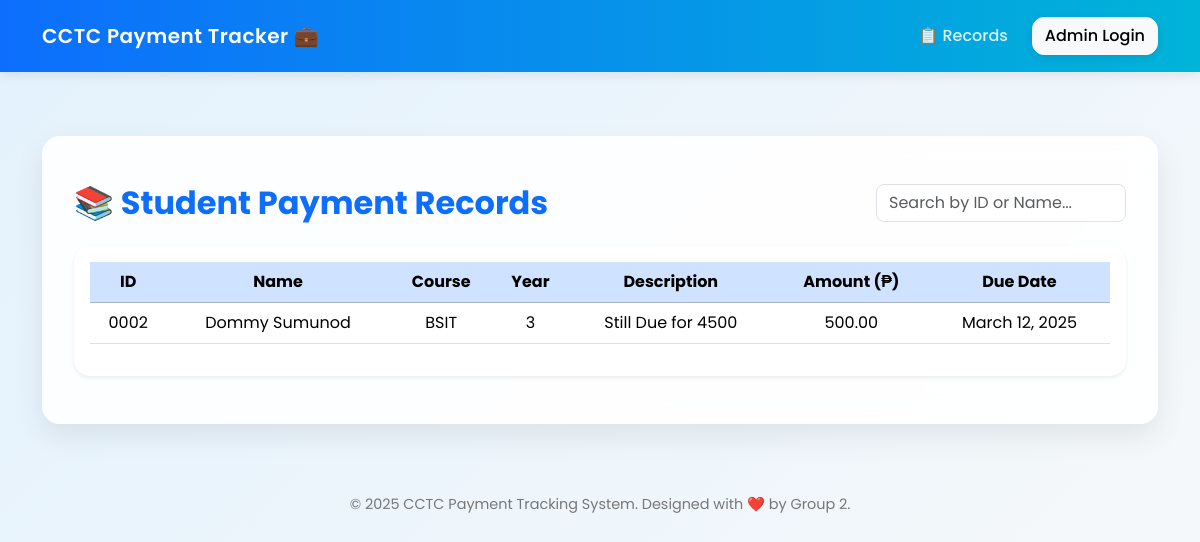
The page /records/ on the database as committed earlier.
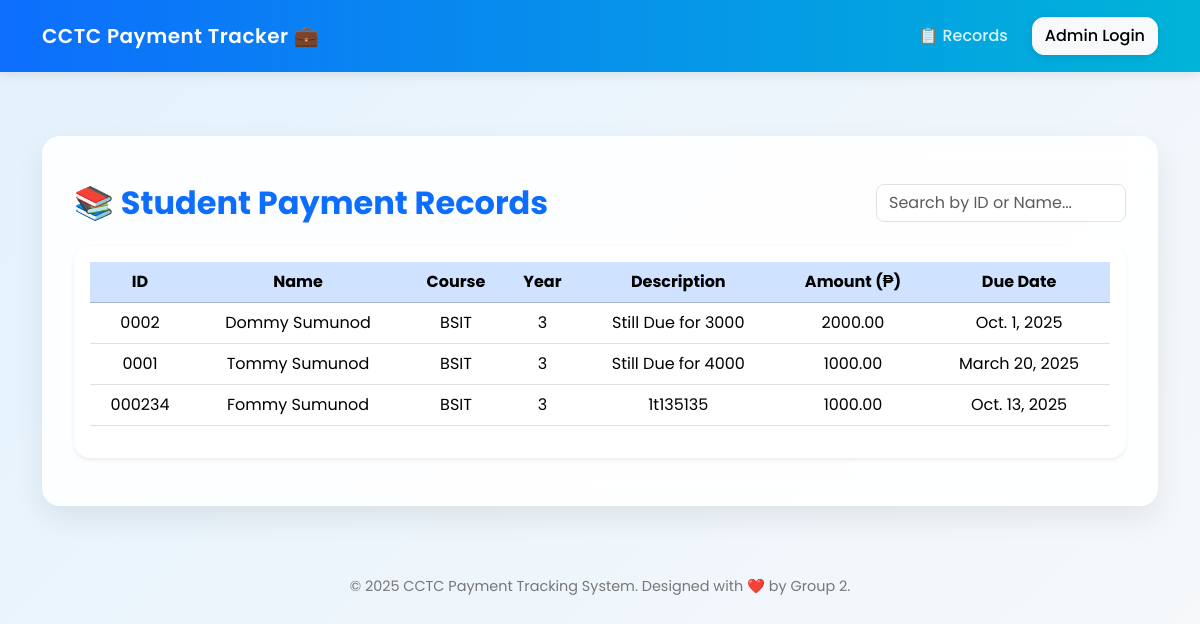
The same page on the database as committed later.
### CCTCAccountingSystem/models.py (models this page shows, shortened)
class Bill(models.Model):
    student = models.ForeignKey(Student, on_delete=models.CASCADE)
    description = models.TextField()
    amount = models.DecimalField(max_digits=10, decimal_places=2)
    due_date = models.DateField()

class Student(models.Model):
    student_id = models.TextField(unique=True)
    full_name = models.TextField()
    course = models.TextField()
    year_level = models.TextField()

### CCTCAccountingSystem/views.py (the view)
# urls.py: path('records/', views.records, name='records'),
def records(request):
    bills = Bill.objects.select_related('student').all()
    students = Student.objects.all()
    return render(request, 'invApp/records.html', {
        'bills': bills,
        'students': students
    })

### CCTCAccountingSystem/templates/invApp/records.html (shortened to what this page needs)
{% extends "invApp/home.html" %}
{% block content %}
<div class="d-flex flex-wrap justify-content-between align-items-center mb-4 gap-3">
  <h2 class="fw-bold text-primary m-0">📚 Student Payment Records</h2>
  <div class="d-flex align-items-center gap-2">
    <input type="text" id="searchInput" class="form-control" placeholder="Search by ID or Name..." style="max-width: 250px; border-radius: 8px;">
  </div>
</div>
<div class="table-responsive shadow-sm rounded-4 bg-white p-3">
  <table class="table table-hover align-middle" id="recordsTable">
    <thead class="table-primary text-center">
      <tr>
        <th>ID</th>
        <th>Name</th>
        <th>Course</th>
        <th>Year</th>
        <th>Description</th>
        <th>Amount (₱)</th>
        <th>Due Date</th>
      </tr>
    </thead>
    <tbody>
      {% for bill in bills %}
      <tr class="text-center">
        <td>{{ bill.student.student_id }}</td>
        <td>{{ bill.student.full_name }}</td>
        <td>{{ bill.student.course }}</td>
        <td>{{ bill.student.year_level }}</td>
        <td>{{ bill.description }}</td>
        <td>{{ bill.amount }}</td>
        <td>{{ bill.due_date }}</td>
      </tr>
      {% empty %}
      <tr>
        <td colspan="8" class="text-center text-muted py-4">No records found.</td>
      </tr>
      {% endfor %}
    </tbody>
  </table>
</div>
{% endblock %}

### CCTCAccountingSystem/templates/invApp/home.html (shortened to what this page needs)
{% load static %}
<!DOCTYPE html>
<html lang="en">
<head>
  <link href="https://cdn.jsdelivr.net/npm/bootstrap@5.3.3/dist/css/bootstrap.min.css" rel="stylesheet">
</head>
<body>
  <nav class="navbar navbar-expand-lg navbar-dark py-3">
    <div class="container">
      <a class="navbar-brand" href="/">CCTC Payment Tracker 💼</a>
      <div class="collapse navbar-collapse" id="navbarNav">
        <ul class="navbar-nav ms-auto align-items-center">
          <li class="nav-item"><a class="nav-link" href="{% url 'records' %}">📋 Records</a></li>
          {% if request.user.is_authenticated %}
          <li class="nav-item">
            <form method="get" action="{% url 'admin_logout' %}" style="display:inline;">
              <button type="submit" class="btn btn-light btn-modern ms-3">Logout</button>
            </form>
          </li>
          {% else %}
          <li class="nav-item">
            <a href="{% url 'admin_login' %}" class="btn btn-light btn-modern ms-3">Admin Login</a>
          </li>
          {% endif %}
        </ul>
      </div>
    </div>
  </nav>
  <div class="container">
    <div class="content-wrapper">
      {% block content %}{% endblock %}
    </div>
  </div>
  <footer>
    <p>© 2025 CCTC Payment Tracking System. Designed with ❤️ by Group 2.</p>
  </footer>
</body>
</html>

### CCTCAccountingSystem/templates/invApp/home.html (style rules this page uses)
* { font-family: "Poppins", sans-serif; transition: all 0.3s ease; }
body { background: linear-gradient(135deg, #e3f2fd, #f8f9fa); min-height: 100vh; color: #333; }
.navbar { background: linear-gradient(90deg, #0d6efd, #00b4d8); box-shadow: 0 2px 12px rgba(0,0,0,0.1); }
.navbar-brand { font-weight: 600; font-size: 1.25rem; letter-spacing: 0.5px; }
.nav-link { font-weight: 500; color: rgba(255,255,255,0.85) !important; }
.content-wrapper { backdrop-filter: blur(12px); background: rgba(255, 255, 255, 0.9); border-radius: 18px; padding: 3rem 2rem; margin-top: 4rem; box-shadow: 0 12px 30px rgba(0,0,0,0.08); transition: transform 0.3s ease; }
.btn-modern { border-radius: 12px; font-weight: 500; box-shadow: 0 2px 8px rgba(0,0,0,0.1); transition: all 0.2s ease; }
footer { text-align: center; padding: 20px 0; color: #777; font-size: 0.9rem; margin-top: 50px; }

### CCTCAccountingSystem/templates/invApp/records.html (style rules this page uses)
.navbar, header, footer { position: relative; z-index: 1000 !important; }

Rows that differ between the two databases and show on the page:
changed Bill "Dommy Sumunod": description "Still Due for 4500" → "Still Due for 3000"; amount "500.00" → "2000.00"; due_date "March 12, 2025" → "Oct. 1, 2025"
added Bill: student.student_id "0001", student.full_name "Tommy Sumunod", student.course "BSIT", student.year_level "3", description "Still Due for 4000", amount "1000.00", due_date "March 20, 2025"
added Bill: student.student_id "000234", student.full_name "Fommy Sumunod", student.course "BSIT", student.year_level "3", description "1t135135", amount "1000.00", due_date "Oct. 13, 2025"
